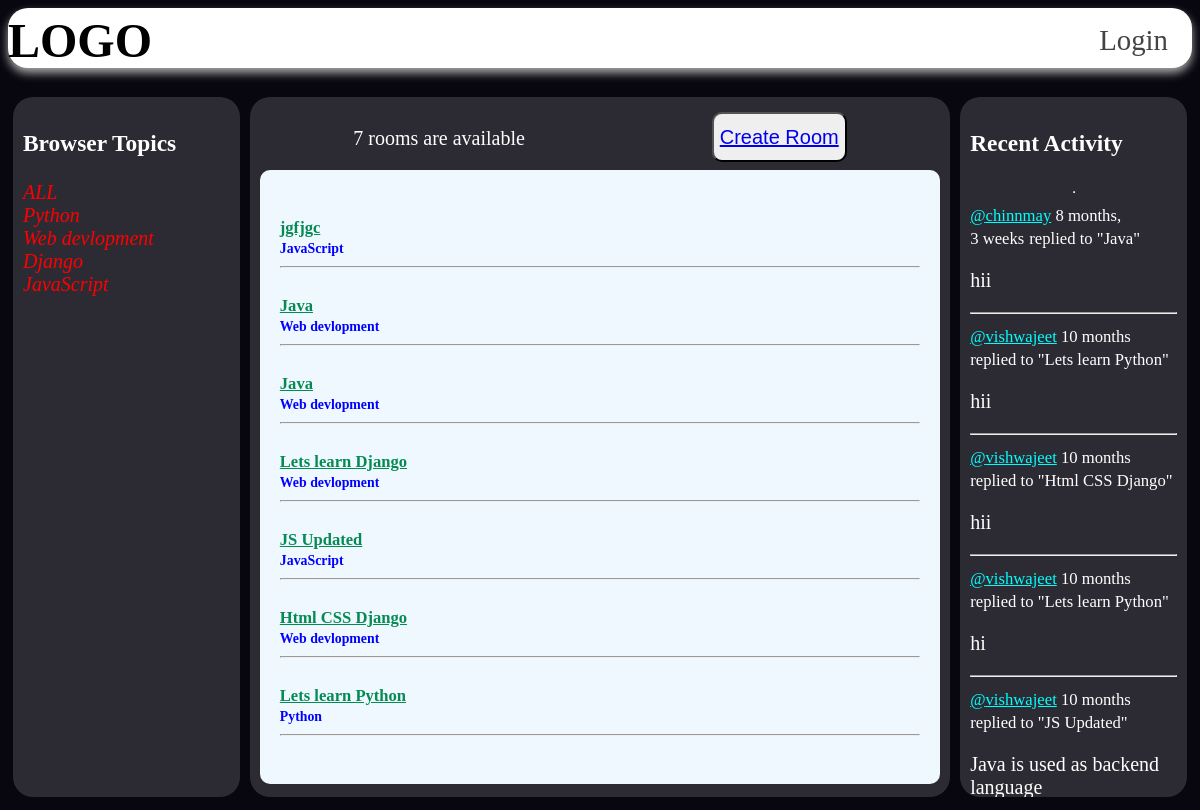
The page / on the database its author committed.
### base/models.py (models this page shows, shortened)
class Topic(models.Model):
    name = models.CharField(max_length=200)

class Room(models.Model):
    host= models.ForeignKey(User, on_delete=models.SET_NULL , null=True)
    topic=models.ForeignKey(Topic, on_delete=models.SET_NULL , null=True)
    name= models.CharField(max_length=200)
    description = models.TextField(null=True)
    participants= models.ManyToManyField(User, related_name='participants',blank=True)
    updated = models.DateTimeField(auto_now=True)
    created = models.DateTimeField(auto_now_add=True)
    class Meta:
        ordering = ['-updated', '-created']
    def __str__(self):
        return self.name

class Message(models.Model):
        user = models.ForeignKey(User, on_delete=models.CASCADE)
        room = models.ForeignKey(Room, on_delete=models.CASCADE)
        body = models.TextField()
        updated = models.DateTimeField(auto_now=True)
        created = models.DateTimeField(auto_now_add=True)
        class Meta:
          ordering = ['-updated', '-created']
        def __str__(self):
            return self.body[0:50]

### base/views.py (the view)
# urls.py: path('',views.home, name='home'),
def home(request):
    q = request.GET.get('q') if request.GET.get('q')!= None else ''
    rooms = Room.objects.filter(
        Q(topic__name__icontains=q) |
        Q(name__icontains=q) |
        Q(description__icontains=q)
    )
    room_count = rooms.count()
    room_messages =Message.objects.filter(Q(room__topic__name__icontains=q))
    topics = Topic.objects.all()
    context = {'rooms': rooms, 'topics': topics, 'room_count':room_count, 'room_messages': room_messages}
    return render(request, 'base/home.html', context)

### base/templates/base/home.html (shortened to what this page needs)
{% extends 'main.html' %}
{% block content %}
{% include 'navbar.html'%}
<div>
    <div class="home-container">
        <div class="browser-topic">
            {% include 'base/topic_component.html'%}
        </div>
        <div class="room-home">
            <div class="room-feed-head">
                <p>{{room_count}} rooms are available</p>
                <button style="height: 50px; border-radius: 10px; font-size: 20px; margin-top: 5px;">
                    <a href="{% url 'create-room' %}">Create Room</a></button>
            </div>
            <div class="room-feed">
                {% include 'base/feed_component.html'%}
            </div>
        </div>
        <div class="recent-activity">
            {% include 'base/acitivity_component.html' %}
        </div>
    </div>
</div>
{% endblock content %}

### base/templates/base/topic_component.html (shortened to what this page needs)
{% block content %}
<h3>Browser Topics</h3>
            <div>
            <a class="bt-a" href="{% url 'home' %}">ALL</a>
            {% for topic in topics%}
            <div>
                <a class="bt-a" href="{% url 'home' %}?q={{topic.name}}">{{topic.name}}</a>
            </div>
            {% endfor %}
            </div>
{% endblock content %}

### base/templates/base/feed_component.html (shortened to what this page needs)
{% block content %}
{% for room in rooms %}
<div>
    <h5>
        <a class="room-name" href="{% url 'room' room.id%}">{{room.name}}</a><br>
        <small class="topic-name">{{room.topic.name}}</small>
        <hr>
    </h5>
</div>
{% endfor %}
{% endblock content %}

### base/templates/base/acitivity_component.html (shortened to what this page needs)
{% block content %}
<h3>Recent Activity</h3>
<hr>
{% for message in room_messages %}
<div>
    <small><a class="act-a" href="{%url 'user-profile' message.user.id %}">@{{message.user}}</a>
        {{message.created|timesince}}</a></small>
    <small>replied to "{{message.room}}"</small>
    <p>{{message}}</p>
    <hr>
</div>
{% endfor %}
{% endblock content %}

### static/styles/main.css (style rules this page uses)
body { font-size: 20px; background-color: #fff; }

### base/templates/base/home.html (style rules this page uses)
body { font-size: 20px; background-color: #080710; color: white; ; }
.home-container { display: grid; grid-template-columns: 1fr 3fr 1fr; margin-top: 3vh; }
.browser-topic, .recent-activity, .room-home { border-radius: 20px; display: flex; flex-direction: column; overflow: scroll; height: 85vh; padding: 10px; margin: 5px; background-color: rgba(255, 255, 255, .15); backdrop-filter: blur(5px); }
.room-feed-head { display: flex; justify-content: space-around; }
.room-feed { border-radius: 10px; background-color: aliceblue; padding: 20px; }

### base/templates/base/topic_component.html (style rules this page uses)
.bt-a { color: red; font-style: oblique; text-decoration: darkviolet; }

### base/templates/base/feed_component.html (style rules this page uses)
.room-name { color: #058b52;; }
.topic-name { color: blue; }

### base/templates/base/acitivity_component.html (style rules this page uses)
.act-a { color: cyan; }

### rows shown on the page
Topic: name "Python"
Topic: name "Web devlopment"
Topic: name "Django"
Topic: name "JavaScript"
Room: name "jgfjgc", topic.name "JavaScript"
Room: name "Java", topic.name "Web devlopment"
Room: name "Java", topic.name "Web devlopment"
Room: name "Lets learn Django", topic.name "Web devlopment"
Room: name "JS Updated", topic.name "JavaScript"
Room: name "Html CSS Django", topic.name "Web devlopment"
Room: name "Lets learn Python", topic.name "Python"
Message: user "chinnmay", created "8 months, 3 weeks", room "Java", body "hii"
Message: user "vishwajeet", created "10 months", room "Lets learn Python", body "hii"
Message: user "vishwajeet", created "10 months", room "Html CSS Django", body "hii"
Message: user "vishwajeet", created "10 months", room "Lets learn Python", body "hi"
Message: user "vishwajeet", created "10 months", room "JS Updated", body "Java is used as backend language"

### other values the page prints
{{ room_count }} "7"
